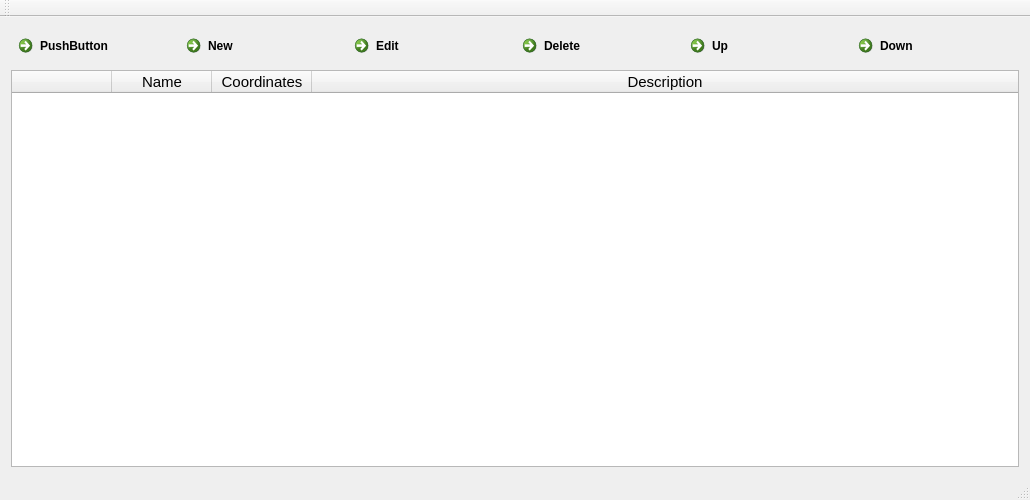
<?xml version="1.0" encoding="UTF-8"?>
<ui version="4.0">
 <class>TargListMainWindow</class>
 <widget class="QMainWindow" name="TargListMainWindow">
  <property name="geometry">
   <rect>
    <x>0</x>
    <y>0</y>
    <width>930</width>
    <height>500</height>
   </rect>
  </property>
  <property name="windowTitle">
   <string>MainWindow</string>
  </property>
  <property name="unifiedTitleAndToolBarOnMac">
   <bool>false</bool>
  </property>
  <widget class="QWidget" name="centralWidget">
   <layout class="QVBoxLayout" name="verticalLayout">
    <item>
     <layout class="QHBoxLayout" name="horizontalLayout">
      <property name="spacing">
       <number>0</number>
      </property>
      <item>
       <widget class="QCommandLinkButton" name="commandLinkButton">
        <property name="text">
         <string>PushButton</string>
        </property>
       </widget>
      </item>
      <item>
       <widget class="QCommandLinkButton" name="newButton">
        <property name="toolTip">
         <string>&lt;html&gt;&lt;head/&gt;&lt;body&gt;&lt;p&gt;Shortcut: &lt;span style=&quot; font-weight:600;&quot;&gt;ctrl+n&lt;/span&gt;&lt;/p&gt;&lt;/body&gt;&lt;/html&gt;</string>
        </property>
        <property name="text">
         <string>New</string>
        </property>
        <property name="icon">
         <iconset>
          <normaloff>:/files/round75.png</normaloff>:/files/round75.png</iconset>
        </property>
        <property name="iconSize">
         <size>
          <width>30</width>
          <height>30</height>
         </size>
        </property>
        <property name="shortcut">
         <string>Ctrl+N</string>
        </property>
       </widget>
      </item>
      <item>
       <widget class="QCommandLinkButton" name="editButton">
        <property name="toolTip">
         <string>&lt;html&gt;&lt;head/&gt;&lt;body&gt;&lt;p&gt;Shortcut: &lt;span style=&quot; font-weight:600;&quot;&gt;ctrl+e&lt;/span&gt;&lt;/p&gt;&lt;/body&gt;&lt;/html&gt;</string>
        </property>
        <property name="text">
         <string>Edit</string>
        </property>
        <property name="icon">
         <iconset>
          <normaloff>:/files/clasic.png</normaloff>:/files/clasic.png</iconset>
        </property>
        <property name="iconSize">
         <size>
          <width>30</width>
          <height>40</height>
         </size>
        </property>
        <property name="shortcut">
         <string>Ctrl+E</string>
        </property>
       </widget>
      </item>
      <item>
       <widget class="QCommandLinkButton" name="deleteButton">
        <property name="toolTip">
         <string>&lt;html&gt;&lt;head/&gt;&lt;body&gt;&lt;p&gt;Shortcut: &lt;span style=&quot; font-weight:600;&quot;&gt;del&lt;/span&gt;&lt;/p&gt;&lt;/body&gt;&lt;/html&gt;</string>
        </property>
        <property name="text">
         <string>Delete</string>
        </property>
        <property name="icon">
         <iconset>
          <normaloff>:/files/delete85.png</normaloff>:/files/delete85.png</iconset>
        </property>
        <property name="iconSize">
         <size>
          <width>30</width>
          <height>30</height>
         </size>
        </property>
        <property name="shortcut">
         <string>Del</string>
        </property>
       </widget>
      </item>
      <item>
       <widget class="QCommandLinkButton" name="upButton">
        <property name="toolTip">
         <string>&lt;html&gt;&lt;head/&gt;&lt;body&gt;&lt;p&gt;Shortcut: &lt;span style=&quot; font-weight:600;&quot;&gt;Up Key&lt;/span&gt;&lt;/p&gt;&lt;/body&gt;&lt;/html&gt;</string>
        </property>
        <property name="text">
         <string>Up</string>
        </property>
        <property name="icon">
         <iconset>
          <normaloff>:/files/up.png</normaloff>:/files/up.png</iconset>
        </property>
        <property name="iconSize">
         <size>
          <width>30</width>
          <height>30</height>
         </size>
        </property>
        <property name="shortcut">
         <string>Up</string>
        </property>
       </widget>
      </item>
      <item>
       <widget class="QCommandLinkButton" name="downButton">
        <property name="toolTip">
         <string>&lt;html&gt;&lt;head/&gt;&lt;body&gt;&lt;p&gt;Shortcut: &lt;span style=&quot; font-weight:600;&quot;&gt;Down Key&lt;/span&gt;&lt;/p&gt;&lt;/body&gt;&lt;/html&gt;</string>
        </property>
        <property name="text">
         <string>Down</string>
        </property>
        <property name="icon">
         <iconset>
          <normaloff>:/files/down.png</normaloff>:/files/down.png</iconset>
        </property>
        <property name="iconSize">
         <size>
          <width>30</width>
          <height>30</height>
         </size>
        </property>
        <property name="shortcut">
         <string>Down</string>
        </property>
       </widget>
      </item>
     </layout>
    </item>
    <item>
     <widget class="QTableWidget" name="targetListTable">
      <property name="sizePolicy">
       <sizepolicy hsizetype="Expanding" vsizetype="Expanding">
        <horstretch>0</horstretch>
        <verstretch>0</verstretch>
       </sizepolicy>
      </property>
      <property name="font">
       <font>
        <pointsize>11</pointsize>
       </font>
      </property>
      <property name="alternatingRowColors">
       <bool>false</bool>
      </property>
      <property name="selectionMode">
       <enum>QAbstractItemView::ExtendedSelection</enum>
      </property>
      <property name="selectionBehavior">
       <enum>QAbstractItemView::SelectRows</enum>
      </property>
      <property name="iconSize">
       <size>
        <width>0</width>
        <height>0</height>
       </size>
      </property>
      <property name="sortingEnabled">
       <bool>false</bool>
      </property>
      <attribute name="horizontalHeaderCascadingSectionResizes">
       <bool>false</bool>
      </attribute>
      <attribute name="horizontalHeaderHighlightSections">
       <bool>false</bool>
      </attribute>
      <attribute name="horizontalHeaderStretchLastSection">
       <bool>true</bool>
      </attribute>
      <attribute name="verticalHeaderVisible">
       <bool>false</bool>
      </attribute>
      <attribute name="verticalHeaderStretchLastSection">
       <bool>false</bool>
      </attribute>
      <column>
       <property name="text">
        <string/>
       </property>
      </column>
      <column>
       <property name="text">
        <string>Name</string>
       </property>
       <property name="font">
        <font>
         <family>Segoe UI</family>
         <pointsize>11</pointsize>
        </font>
       </property>
      </column>
      <column>
       <property name="text">
        <string>Coordinates</string>
       </property>
       <property name="font">
        <font>
         <family>Segoe UI</family>
         <pointsize>11</pointsize>
        </font>
       </property>
      </column>
      <column>
       <property name="text">
        <string>Description</string>
       </property>
       <property name="font">
        <font>
         <family>Segoe UI</family>
         <pointsize>11</pointsize>
        </font>
       </property>
      </column>
     </widget>
    </item>
   </layout>
  </widget>
  <widget class="QToolBar" name="mainToolBar">
   <attribute name="toolBarArea">
    <enum>TopToolBarArea</enum>
   </attribute>
   <attribute name="toolBarBreak">
    <bool>false</bool>
   </attribute>
  </widget>
  <widget class="QStatusBar" name="statusBar"/>
  <action name="actionExport">
   <property name="text">
    <string>Export</string>
   </property>
  </action>
 </widget>
 <layoutdefault spacing="6" margin="11"/>
 <resources/>
 <connections/>
</ui>
